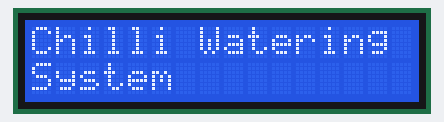
Recording of a program running on a simulated Raspberry Pi Pico running MicroPython. Parts: 16×2 character LCD. Library files of the repository ran but are not shown: lcd_api.py, pico_i2c_lcd.py. At 33.2 s the program stops and its outputs stay as they are.

Above: at 0.1 s.
At 3.1 s:
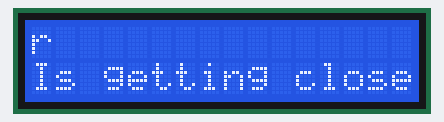
At 6.2 s:
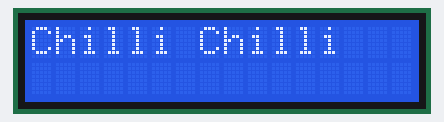
At 9.2 s:
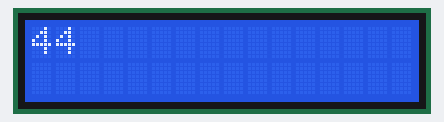
At 12.2 s:
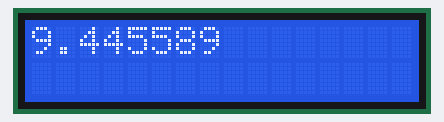
At 27.3 s:
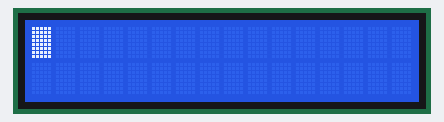

The program:

everything.py
```python
from machine import I2C, Pin
from lcd_api import LcdApi
from pico_i2c_lcd import I2cLcd
import time

# Define LCD I2C pins/BUS/address
SDA = 14
SCL = 15
I2C_BUS = 1
LCD_ADDR = 0x27

# Define LCD rows/columns
LCD_NUM_ROWS = 2
LCD_NUM_COLS = 16

lcdi2c = I2C(I2C_BUS, sda=machine.Pin(SDA), scl=machine.Pin(SCL), freq=400000)
lcd = I2cLcd(lcdi2c, LCD_ADDR, LCD_NUM_ROWS, LCD_NUM_COLS)

# Our variables
mystring = "Chilli Chilli" # String
myinteger = 44         # Integer
myfloat = 9.445589     # Float

# Just a function to sleep and then clear the LCD
# Saves lines after each example!
def clearLCD():

    time.sleep(3)
    lcd.clear()

##### Example Program Start #####

# This is how you show basic text
lcd.putstr("Chilli Watering System")
time.sleep(3)

# This is how you clear the display
# Do this before you send new data to be displayed
lcd.clear()

# This is how you move the cursor
# We moved it to the second row
# 1st number is column (X), 2nd number is row (Y)
# Numbers start at zero
# (0,0) is the 1st column, 1st row
lcd.move_to(0, 1)
lcd.putstr("Is getting closer")
clearLCD()

# This is how you show a variable
# Variables can be strings, integers or floats
# 'str' converts them to a string
# Here are three examples:
lcd.putstr(str(mystring)) # String
clearLCD()

lcd.putstr(str(myinteger)) # Integer
clearLCD()

lcd.putstr(str(myfloat)) # Float
clearLCD()

# This turns the backlight off
lcd.backlight_off()
clearLCD()

# This turns the backlight on
lcd.backlight_on()
clearLCD()

# This turns the standard cursor on
lcd.show_cursor()
clearLCD()

# This turns the standard cursor off
lcd.hide_cursor()
clearLCD()

# This turns the blinking cursor on
lcd.blink_cursor_on()
clearLCD()

# This turns the blinking cursor on
lcd.blink_cursor_off()
clearLCD()
```

Measured:
- what the display in image 0 shows lasts 3.0 s, from 0.1 s to 3.1 s
